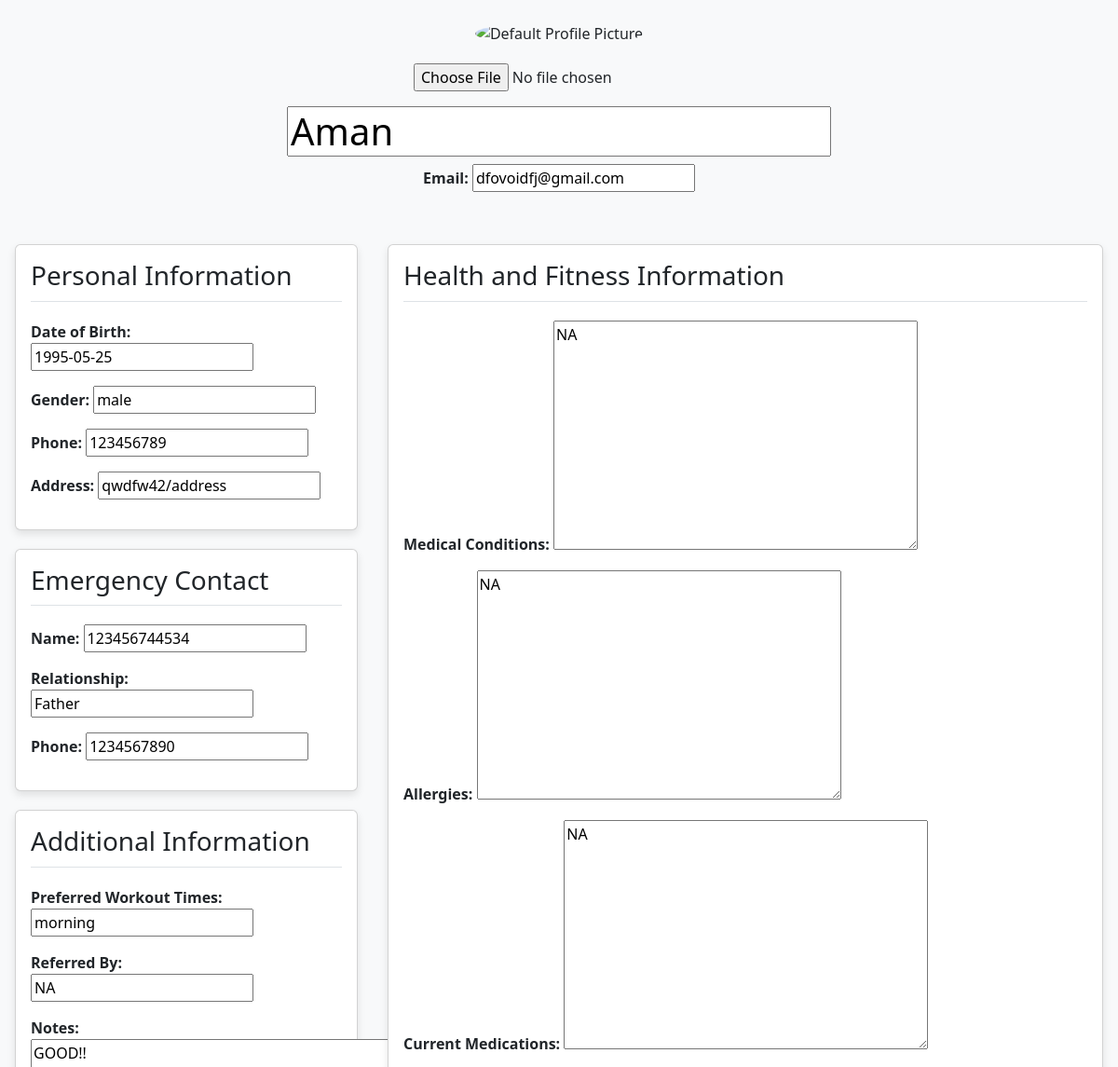
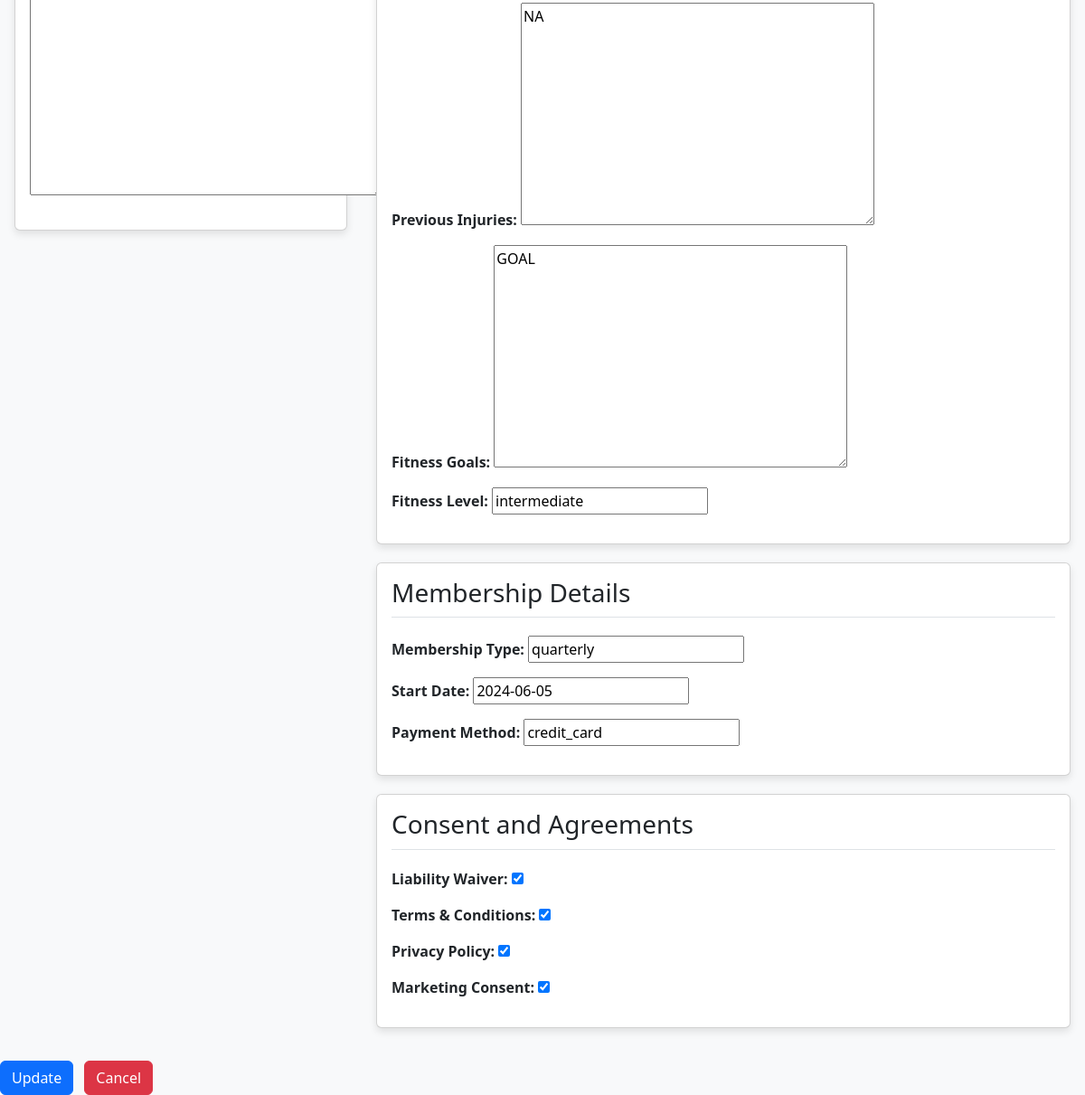
The app's page /profile/3/edit/ (signed in) with its own data (2 pictures, top to bottom).
### home/models.py (models this page shows, shortened)
class Admission(models.Model):
    user = models.ForeignKey(User, on_delete=models.CASCADE, default=get_default_user)
    profile_image=models.ImageField(null=True,blank=True,upload_to="images/")
    full_name = models.CharField(max_length=80)
    dob = models.DateField()
    gender = models.CharField(max_length=10)
    phone = models.CharField(max_length=15)
    email = models.EmailField()
    address = models.CharField(max_length=255)
    emergency_contact_name = models.CharField(max_length=80)
    relationship = models.CharField(max_length=20)
    emergency_contact_phone = models.CharField(max_length=15)
    medical_conditions = models.TextField(blank=True, null=True)
    allergies = models.TextField(blank=True, null=True)
    current_medications = models.TextField(blank=True, null=True)
    previous_injuries = models.TextField(blank=True, null=True)
    fitness_goals = models.TextField(blank=True, null=True)
    fitness_level = models.CharField(max_length=50)
    membership_type = models.CharField(max_length=50)
    start_date = models.DateField()
    payment_method = models.CharField(max_length=50)
    liability_waiver = models.BooleanField(default=False)
    terms_conditions = models.BooleanField(default=False)
    privacy_policy = models.BooleanField(default=False)
    marketing_consent = models.BooleanField(default=False)
    preferred_workout_times = models.CharField(blank=True, null=True,max_length=80)
    referred_by = models.CharField(max_length=50, blank=True, null=True)
    notes = models.TextField(blank=True, null=True)

### home/views.py (the view)
# urls.py: path('profile/<int:pk>/edit/', views.edit_profile, name='edit_profile'),
@login_required
def edit_profile(request, pk):
    admission = get_object_or_404(Admission, pk=pk, user=request.user)
    if request.method == 'POST':
        form = AdmissionForm(request.POST or None, request.FILES or None, instance=admission)
        if form.is_valid():
            form.save()
            messages.success(request, 'Profile has been updated successfully.')
            return redirect('profile', admission_id=pk)
    else:
        form = AdmissionForm(instance=admission)
    return render(request, 'edit_profile.html', {'form': form, 'admission': admission})

### home/forms.py
class AdmissionForm(forms.ModelForm):
    class Meta:
        model = Admission
        fields = [
            'full_name', 'dob', 'gender', 'phone', 'email', 'address', 'emergency_contact_name',
            'relationship', 'emergency_contact_phone', 'medical_conditions', 'allergies',
            'current_medications', 'previous_injuries', 'fitness_goals', 'fitness_level',
            'membership_type', 'start_date', 'payment_method', 'liability_waiver',
            'terms_conditions', 'privacy_policy', 'marketing_consent', 'preferred_workout_times',
            'referred_by', 'notes', 'profile_image'
        ]

### templates/edit_profile.html (shortened to what this page needs)
<!DOCTYPE html>
<html lang="en">
<head>
    <link href="https://cdn.jsdelivr.net/npm/bootstrap@5.3.3/dist/css/bootstrap.min.css" rel="stylesheet">
</head>
<body>
    <div class="container-fluid">
        <form method="POST" enctype="multipart/form-data">
        <div class="row justify-content-center mt-4">
            <div class="col-md-8 text-center">
                {% if admission.profile_image %}
                <img src="{{ admission.profile_image.url }}" class="avatar" alt="Profile Picture">
                {% else %}
                <img src="https://www.w3schools.com/howto/img_avatar.png" class="avatar" alt="Default Profile Picture">
                {% endif %}
                <p>{{form.profile_image}}</p>
                <h1>{{ form.full_name }}</h1>
                <p><strong>Email:</strong> {{ form.email }}</p>
            </div>
        </div>
        <div class="row mt-4">
            <div class="col-lg-4 p-3">
                <div class="card">
                    <div class="card-body">
                        <h3 class="card-title">Personal Information</h3>
                        <p><strong>Date of Birth:</strong> {{ form.dob }}</p>
                        <p><strong>Gender:</strong> {{ form.gender }}</p>
                        <p><strong>Phone:</strong>  {{ form.phone }}</p>
                        <p><strong>Address:</strong> {{ form.address }}</p>
                    </div>
                </div>
                <div class="card">
                    <div class="card-body">
                        <h3 class="card-title">Emergency Contact</h3>
                        <p><strong>Name:</strong> {{ form.emergency_contact_name }}</p>
                        <p><strong>Relationship:</strong> {{ form.relationship }}</p>
                        <p><strong>Phone:</strong> {{ form.emergency_contact_phone }}</p>
                    </div>
                </div>
                <div class="card">
                    <div class="card-body">
                        <h3 class="card-title">Additional Information</h3>
                        <p><strong>Preferred Workout Times:</strong>  {{ form.preferred_workout_times }}</p>
                        <p><strong>Referred By:</strong> {{ form.referred_by }}</p>
                        <p><strong>Notes:</strong> {{ form.notes }}</p>
                    </div>
                </div>
            </div>
            <div class="col-lg-8 p-3">
                <div class="card">
                    <div class="card-body">
                        <h3 class="card-title">Health and Fitness Information</h3>
                        <p><strong>Medical Conditions:</strong> {{ form.medical_conditions }}</p>
                        <p><strong>Allergies:</strong> {{ form.allergies }}</p>
                        <p><strong>Current Medications:</strong>  {{ form.current_medications }}</p>
                        <p><strong>Previous Injuries:</strong> {{ form.previous_injuries }}</p>
                        <p><strong>Fitness Goals:</strong> {{ form.fitness_goals }}</p>
                        <p><strong>Fitness Level:</strong> {{ form.fitness_level }}</p>
                    </div>
                </div>
                <div class="card">
                    <div class="card-body">
                        <h3 class="card-title">Membership Details</h3>
                        <p><strong>Membership Type:</strong> {{ form.membership_type }}</p>
                        <p><strong>Start Date:</strong> {{ form.start_date }}</p>
                        <p><strong>Payment Method:</strong> {{ form.payment_method }}</p>
                    </div>
                </div>
                <div class="card">
                    <div class="card-body">
                        <h3 class="card-title">Consent and Agreements</h3>
                        <p><strong>Liability Waiver:</strong> {{ form.liability_waiver }}</p>
                        <p><strong>Terms & Conditions:</strong> {{ form.terms_conditions }}</p>
                        <p><strong>Privacy Policy:</strong> {{ form.privacy_policy }}</p>
                        <p><strong>Marketing Consent:</strong> {{ form.marketing_consent }}</p>
                    </div>
                </div>
            </div>
        </div>
    </div>
    <button type="submit" class="btn btn-primary">Update</button>
     <a href="{% url 'profile' admission.pk %}" class="btn btn-danger ms-2">Cancel</a>
</body>
</html>

### templates/edit_profile.html (style rules this page uses)
body { background-color: #f8f9fa; }
.avatar { vertical-align: middle; width: 150px; height: 150px; border-radius: 50%; margin-bottom: 20px; }
.card { margin-bottom: 20px; box-shadow: 0 4px 8px rgba(0,0,0,0.1); }
.card-title { border-bottom: 1px solid #dee2e6; padding-bottom: 10px; margin-bottom: 20px; }

### records on screen
Admission: full_name "Aman", email "dfovoidfj@gmail.com", dob "1995-05-25", gender "male", phone "123456789", address "qwdfw42/address", emergency_contact_name "123456744534", relationship "Father", emergency_contact_phone "1234567890", preferred_workout_times "morning", referred_by "NA", notes "GOOD!!", medical_conditions "NA", allergies "NA", current_medications "NA", previous_injuries "NA", fitness_goals "GOAL", fitness_level "intermediate", membership_type "quarterly", start_date "2024-06-05", payment_method "credit_card", liability_waiver "☑", terms_conditions "☑", privacy_policy "☑", marketing_consent "☑"
